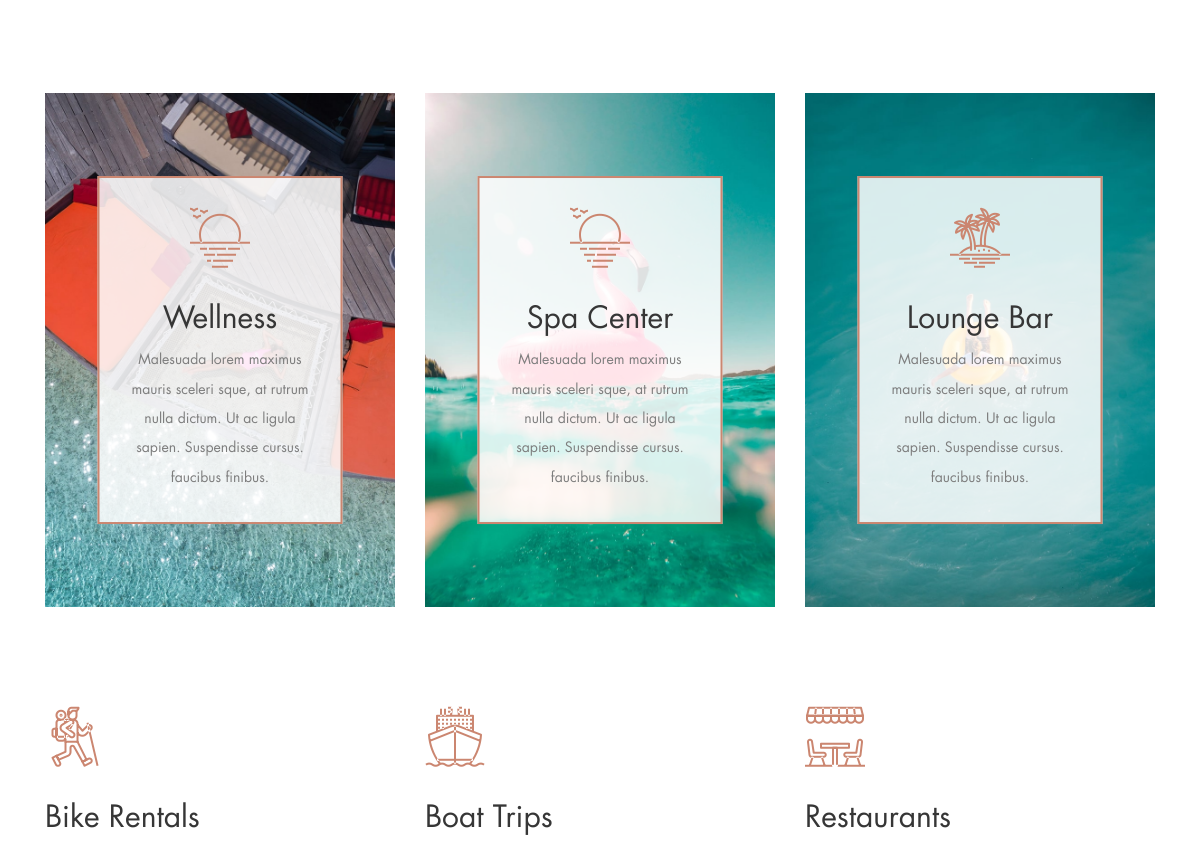
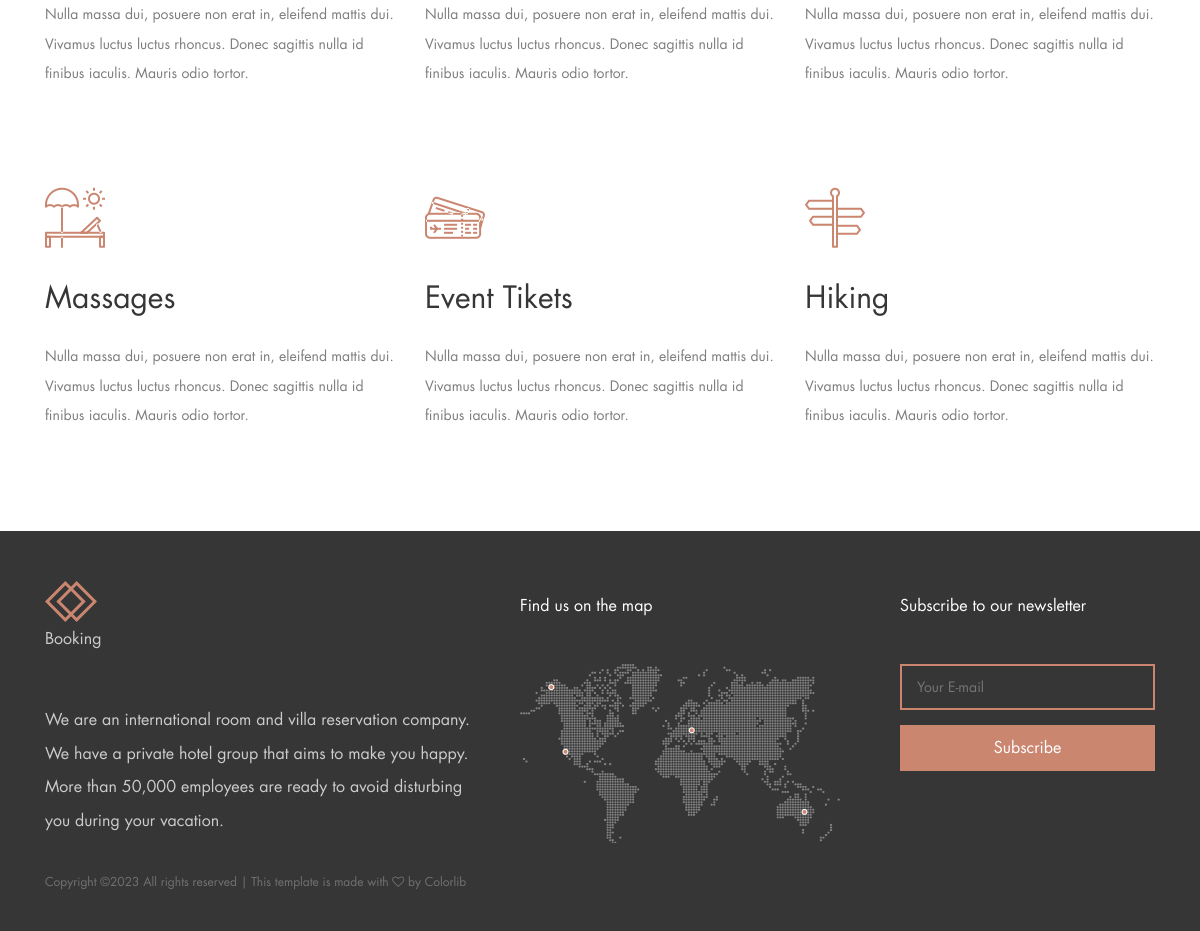
Page /services (lower part) on the earlier database version (2 pictures, top to bottom).
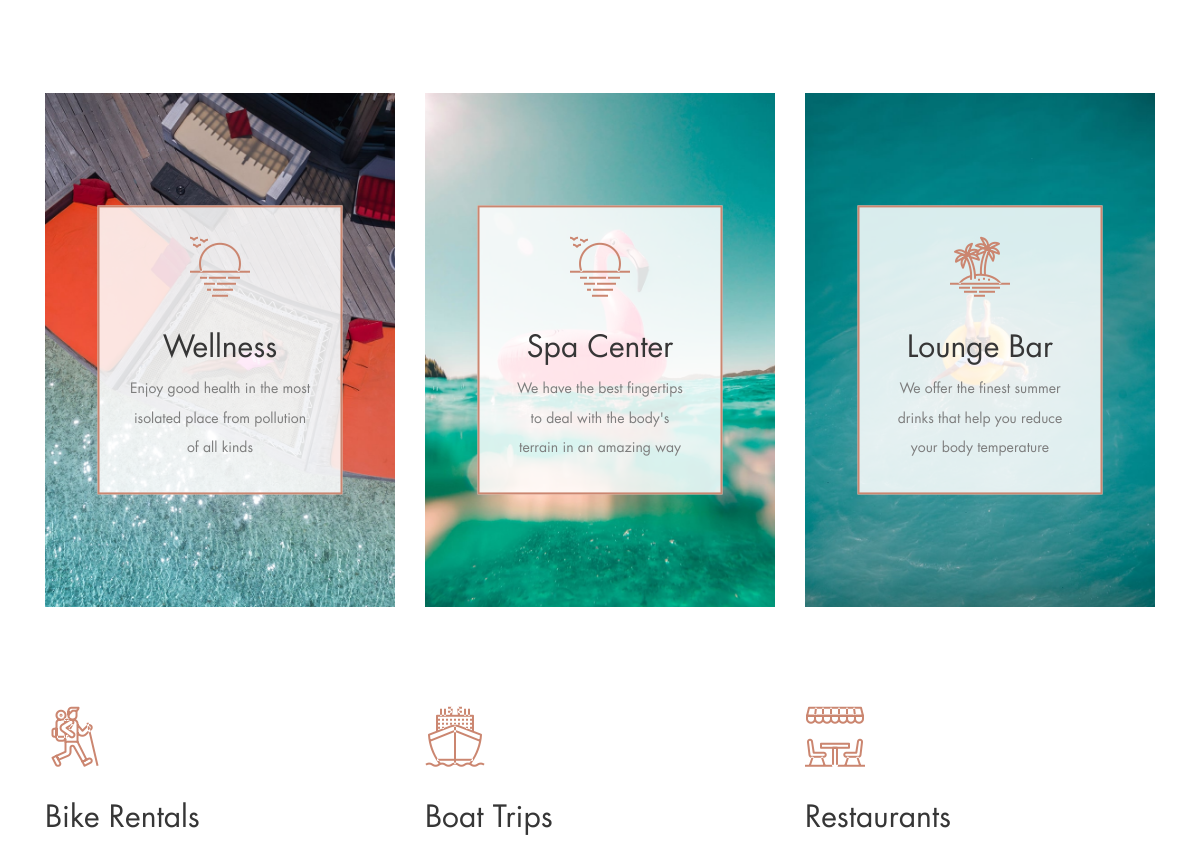
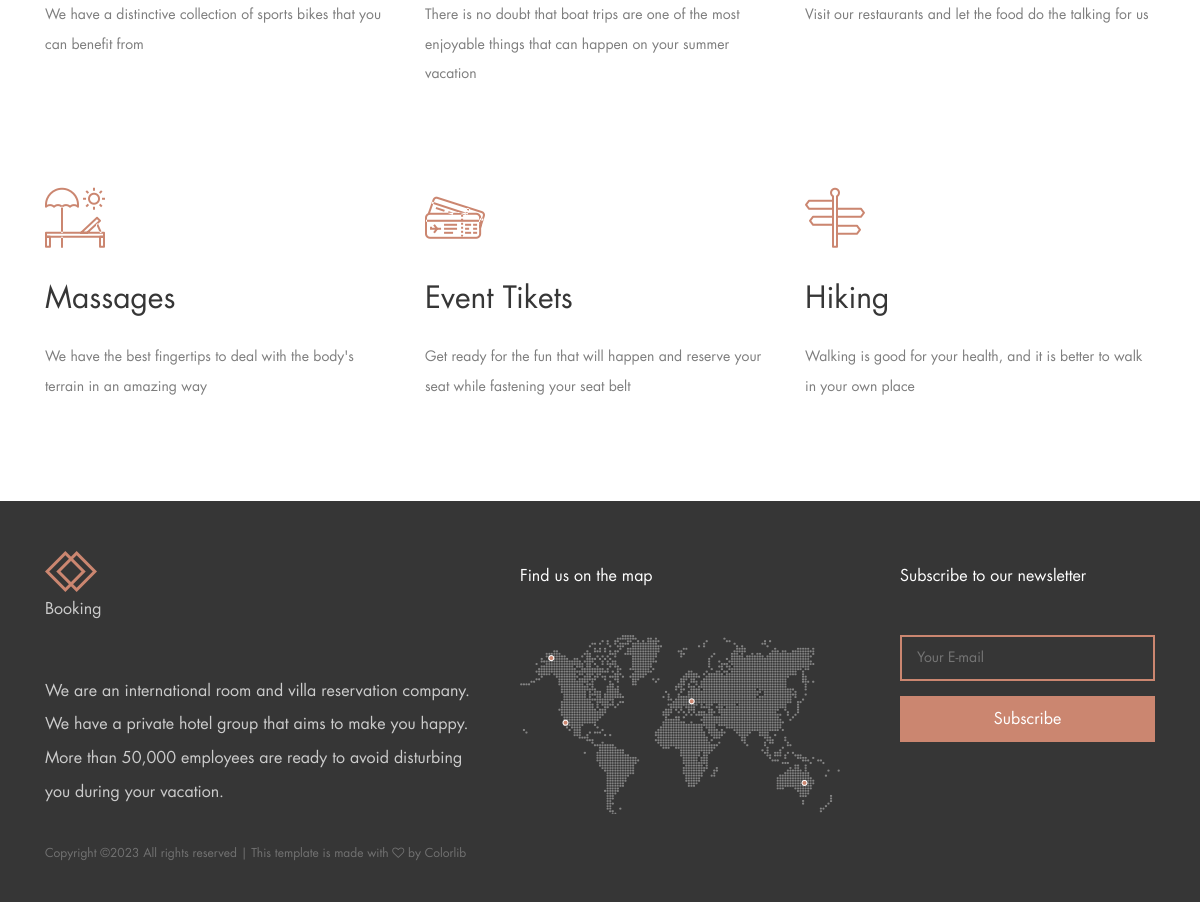
Same page on the later database version (2 pictures, top to bottom).
### settings/models.py (models this page shows, shortened)
class Services(models.Model):
    name = models.CharField(max_length=50)
    icon = models.CharField(max_length=200)
    image = models.ImageField(upload_to="services/", null=True, blank=True)
    description = models.TextField(max_length=500, blank=True, null=True)

class Settings(models.Model):
    site_name = models.CharField(max_length=50)
    logo = models.ImageField(upload_to="home_page/")
    email = models.EmailField(max_length=254)
    image = models.ForeignKey(
        "Image",
        related_name="home_page_image",
        on_delete=models.CASCADE,
        null=True,
        blank=True,
    )
    phone_number = models.CharField(max_length=20)
    description = models.TextField(max_length=200)
    address = models.CharField(max_length=500, default="Egypt")
    fb_link = models.URLField(max_length=200)
    tw_link = models.URLField(max_length=200)
    in_link = models.URLField(max_length=200)
    address_2 = models.CharField(max_length=300, default="Egypt")

### settings/views.py (the view)
# urls.py: path("services", views.services, name="services"),
def services(request):
    services = Services.objects.all()[:3]
    services_2 = Services.objects.all()[3:6]
    services_3 = Services.objects.all()[6:]
    context = {"services": services, "services_2": services_2, "services_3": services_3}
    return render(request, "settings/services.html", context)

### settings/templates/settings/services.html (shortened to what this page needs)
{% extends 'base.html' %}
{% load static %}
{% block body %}
    <section class="services-intro">
        <div class="container">
            <div class="row align-items-center">
                <div class="col-12 col-lg-6">
                </div>
                <div class="col-12 col-lg-6">
                </div>
            </div>
        </div>
    </section>
    <section class="core-features-area">
        <div class="container">
            <div class="row justify-content-center">
            {% for service in services_2 %}
                <div class="col-12 col-md-6 col-lg-4">
                    <div class="single-core-feature mb-100">
                        <div class="bg-thumbnail bg-img" style="background-image: url({{service.image.url}});"></div>
                        <div class="feature-content">
                            <i class="{{service.icon}}"></i>
                            <h3>{{service.name}}</h3>
                            <p>{{service.description}}</p>
                        </div>
                    </div>
                </div>
            {% endfor %}
            </div>
        </div>
    </section>
    <section class="services-area">
        <div class="container">
            <div class="row">
                {% for service in services_3 %}
                <div class="col-12 col-sm-6 col-lg-4">
                    <div class="single-service-area mb-100 wow fadeInUp" data-wow-delay="100ms">
                        <i class="{{service.icon}}"></i>
                        <h4>{{service.name}}</h4>
                        <p>{{service.description}}</p>
                    </div>
                </div>
                {% endfor %}
            </div>
        </div>
    </section>
    {% endblock body %}

### templates/base.html (shortened to what this page needs)
{% load static %}
<!DOCTYPE html>
<html lang="en">
<head>
    <link rel="stylesheet" href="{% static 'style.css' %}">
</head>
<body>
    {% block body %}
    {% endblock body %}
    <footer class="footer-area">
        <div class="container">
            <div class="row">
                <div class="col-12 col-lg-5">
                    <div class="footer-widget-area mt-50">
                        <a href="{%url 'settings:home' %}" class="d-block mb-5"><img src="{{my_footer.logo.url}}" alt=""><p>Booking</p></a>
                        <p>We are an international room and villa reservation company. We have a private hotel group that aims to make you happy.
                            More than 50,000 employees are ready to avoid disturbing you during your vacation. </p>
                    </div>
                </div>
                <div class="col-12 col-md-6 col-lg-4">
                    <div class="footer-widget-area mt-50">
                        <h6 class="widget-title mb-5">Find us on the map</h6>
                        <img src="{%static 'img/bg-img/footer-map.png' %}" alt="">
                    </div>
                </div>
                <div class="col-12 col-md-6 col-lg-3">
                    <div class="footer-widget-area mt-50">
                        <h6 class="widget-title mb-5">Subscribe to our newsletter</h6>
                        <form action="#" method="post" class="subscribe-form">
                            <input type="email" name="subscribe-email" id="subscribeemail" placeholder="Your E-mail">
                            <button type="submit">Subscribe</button>
                        </form>
                    </div>
                </div>
                <div class="col-12">
                    <div class="copywrite-text mt-30">
                        <p><a href="#">
Copyright &copy;<script>document.write(new Date().getFullYear());</script> All rights reserved | This template is made with <i class="fa fa-heart-o" aria-hidden="true"></i> by <a href="https://colorlib.com" target="_blank">Colorlib</a>
</p>
                    </div>
                </div>
            </div>
        </div>
    </footer>
</body>
</html>

### static/style.css (style rules this page uses)
* { margin: 0; padding: 0; }
body { font-family: "FuturaLT-Book"; font-size: 14px; }
h1, h2, h3, h4, h5, h6 { color: #363636; line-height: 1.3; font-weight: 400; }
p { color: #7d7d7d; font-size: 14px; line-height: 2.1; font-weight: 400; }
a, a:hover, a:focus { -webkit-transition-duration: 500ms; transition-duration: 500ms; text-decoration: none; outline: 0 solid transparent; color: #141414; font-weight: 400; font-size: 14px; }
img { height: auto; max-width: 100%; }
.mt-30 { margin-top: 30px !important; }
.mt-50 { margin-top: 50px !important; }
.mb-100 { margin-bottom: 100px !important; }
.bg-img { background-position: center center; background-size: cover; background-repeat: no-repeat; }
.services-intro { position: relative; z-index: 1; }
.core-features-area { position: relative; z-index: 10; }
.core-features-area .single-core-feature { position: relative; z-index: 1; width: 100%; height: 514px; }
.core-features-area .single-core-feature .bg-thumbnail { position: absolute; width: 100%; height: 100%; top: 0; left: 0; z-index: 5; }
.core-features-area .single-core-feature .feature-content { width: 70%; text-align: center; position: absolute; top: 50%; left: 50%; z-index: 50; background-color: rgba(255, 255, 255, 0.85); border: 2px solid #cb8670; padding: 30px; -webkit-transform: translate(-50%, -50%); transform: translate(-50%, -50%); }
.core-features-area .single-core-feature .feature-content i { font-size: 60px; color: #cb8670; margin-bottom: 30px; display: block; }
.core-features-area .single-core-feature .feature-content h3 { font-size: 30px; }
.core-features-area .single-core-feature .feature-content p { margin-bottom: 0; }
.single-service-area { position: relative; z-index: 1; }
.single-service-area i { display: block; margin-bottom: 30px; color: #cb8670; font-size: 60px; }
.single-service-area h4 { font-size: 30px; margin-bottom: 25px; -webkit-transition-duration: 500ms; transition-duration: 500ms; }
.single-service-area p { margin-bottom: 0; }
.footer-area { position: relative; z-index: 1; background-color: #363636; padding-bottom: 40px; }
.footer-area .footer-widget-area p { color: #cccccc; font-size: 16px; margin-bottom: 0; }
.footer-area .footer-widget-area .widget-title { padding-top: 15px; color: #ffffff; font-weight: 400; }
.footer-area .footer-widget-area .subscribe-form { position: relative; z-index: 1; }
.footer-area .footer-widget-area .subscribe-form input { width: 100%; height: 46px; background-color: transparent; border: 2px solid #cb8670; padding: 0 15px; color: #ffffff; }
.footer-area .footer-widget-area .subscribe-form button { -webkit-transition-duration: 500ms; transition-duration: 500ms; width: 100%; height: 46px; border: none; font-size: 16px; margin-top: 15px; color: #ffffff; cursor: pointer; background-color: #cb8670; }
.footer-area .copywrite-text { position: relative; z-index: 1; }
.footer-area .copywrite-text p { margin-bottom: 0; line-height: 1.5; font-size: 12px; color: rgba(204, 204, 204, 0.4); }
.footer-area .copywrite-text p a { font-size: 12px; color: rgba(204, 204, 204, 0.4); }

### static/css/classy-nav.css (style rules this page uses)
* { margin: 0; padding: 0; }
body { font-family: "Roboto", sans-serif; }
img { height: auto; max-width: 100%; }
.bg-img { background-position: center center; background-size: cover; background-repeat: no-repeat; }
.justify-content-center { -webkit-box-pack: center; -ms-flex-pack: center; justify-content: center; }

Differences in the rows shown:
changed Services "Wellness": description "Malesuada lorem maximus mauris sceleri sque, at rutrum nulla dictum. Ut ac ligula sapien. Suspendisse cursus. faucibus finibus." → "Enjoy good health in the most isolated place from pollution of all kinds"
changed Services "Spa Center": description "Malesuada lorem maximus mauris sceleri sque, at rutrum nulla dictum. Ut ac ligula sapien. Suspendisse cursus. faucibus finibus." → "We have the best fingertips to deal with the body's terrain in an amazing way"
changed Services "Lounge Bar": description "Malesuada lorem maximus mauris sceleri sque, at rutrum nulla dictum. Ut ac ligula sapien. Suspendisse cursus. faucibus finibus." → "We offer the finest summer drinks that help you reduce your body temperature"
changed Services "Bike Rentals": description "Nulla massa dui, posuere non erat in, eleifend mattis dui. Vivamus luctus luctus rhoncus. Donec sagittis nulla id finibus iaculis. Mauris odio tortor." → "We have a distinctive collection of sports bikes that you can benefit from"
changed Services "Boat Trips": description "Nulla massa dui, posuere non erat in, eleifend mattis dui. Vivamus luctus luctus rhoncus. Donec sagittis nulla id finibus iaculis. Mauris odio tortor." → "There is no doubt that boat trips are one of the most enjoyable things that can happen on your summer vacation"
changed Services "Restaurants": description "Nulla massa dui, posuere non erat in, eleifend mattis dui. Vivamus luctus luctus rhoncus. Donec sagittis nulla id finibus iaculis. Mauris odio tortor." → "Visit our restaurants and let the food do the talking for us"
changed Services "Massages": description "Nulla massa dui, posuere non erat in, eleifend mattis dui. Vivamus luctus luctus rhoncus. Donec sagittis nulla id finibus iaculis. Mauris odio tortor." → "We have the best fingertips to deal with the body's terrain in an amazing way"
changed Services "Event Tikets": description "Nulla massa dui, posuere non erat in, eleifend mattis dui. Vivamus luctus luctus rhoncus. Donec sagittis nulla id finibus iaculis. Mauris odio tortor." → "Get ready for the fun that will happen and reserve your seat while fastening your seat belt"
changed Services "Hiking": description "Nulla massa dui, posuere non erat in, eleifend mattis dui. Vivamus luctus luctus rhoncus. Donec sagittis nulla id finibus iaculis. Mauris odio tortor." → "Walking is good for your health, and it is better to walk in your own place"
